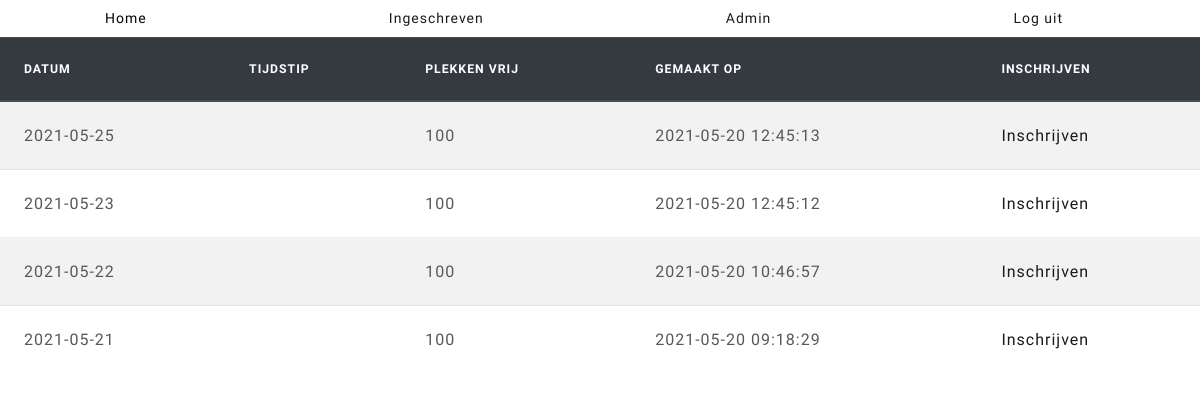
Screenshot of /home/ (signed in) with the database file from the repository.
### tables this page shows
CREATE TABLE `times` (
  `ID` int(10) NOT NULL,
  `date` date NOT NULL,
  `starttime` time NOT NULL,
  `endtime` time NOT NULL,
  `amount_people_in` int(3) NOT NULL,
  `created_at` timestamp NOT NULL DEFAULT CURRENT_TIMESTAMP,
  `updated_at` timestamp NOT NULL DEFAULT CURRENT_TIMESTAMP ON UPDATE CURRENT_TIMESTAMP
);

### Includes/config.php (called while the page is built, shortened)
<?php
function Conn()
{
    $dsn         = "mysql:host=localhost;dbname=ex_83504";
    $DB_username = "ex83504";
    $DB_password = "Cy8o^n68";
    try {
        $conn = new PDO($dsn, $DB_username, $DB_password);
        $conn->setAttribute(PDO::ATTR_ERRMODE, PDO::ERRMODE_EXCEPTION);
    } catch (PDOException $e) {
        $error = "Geen connectie mogelijk. Error: " . $e->getMessage();
        return $error;
    }
    return $conn;
}
function SelectAllTime()
{
    $stmt = Conn()->prepare("SELECT * FROM times ORDER BY date DESC");
    $stmt->execute();
    return $stmt;
}
function AmountSpaceFree($amount_people_in)
{
    $answer = 100 - $amount_people_in;
    return $answer;
}

### home/index.php (the view, shortened to what this page needs)
<?php
require_once '../Includes/config.php';
?>
<html lang="en">
<head>
    <link href="https://stackpath.bootstrapcdn.com/bootswatch/4.5.2/lux/bootstrap.min.css" rel="stylesheet">
    <link href="../Includes/CSS/home.css" rel="stylesheet">
</head>
<body>
    <?php
    require_once '../Includes/nav.php';
    ?>
    <table class="table table-striped ">
        <thead class="thead-dark">
            <tr>
                <th scope="col">Datum</th>
                <th scope="col">Tijdstip</th>
                <th scope="col">Plekken vrij</th>
                <th scope="col">Gemaakt op</th>
                <th scope="col">Inschrijven</th>
            </tr>
        </thead>
        <tbody>
            <?php
            $stmt = SelectAllTime();
            while ($row = $stmt->fetch()) {
                echo "<tr>";
                echo "<td>" . $row['date'] . "</td>";
                echo "<td>" . $row['time'] . "</td>";
                echo "<td>" . AmountSpaceFree($row['amount_people_in']) . "</td>";
                echo "<td>" . $row['updated_at'] . "</td>";
                echo '<td><a href="./register_proces.php?ID=' . $row['ID'] . '">Inschrijven</a></td>';
                echo "</tr>";
            }
            ?>
</body>
</html>

### Includes/CSS/home.css (style rules this page uses)
body { background-color:white }

### rows the page displays
times: date "2021-05-25", amount_people_in "100", updated_at "2021-05-20 12:45:13"
times: date "2021-05-23", amount_people_in "100", updated_at "2021-05-20 12:45:12"
times: date "2021-05-22", amount_people_in "100", updated_at "2021-05-20 10:46:57"
times: date "2021-05-21", amount_people_in "100", updated_at "2021-05-20 09:18:29"
